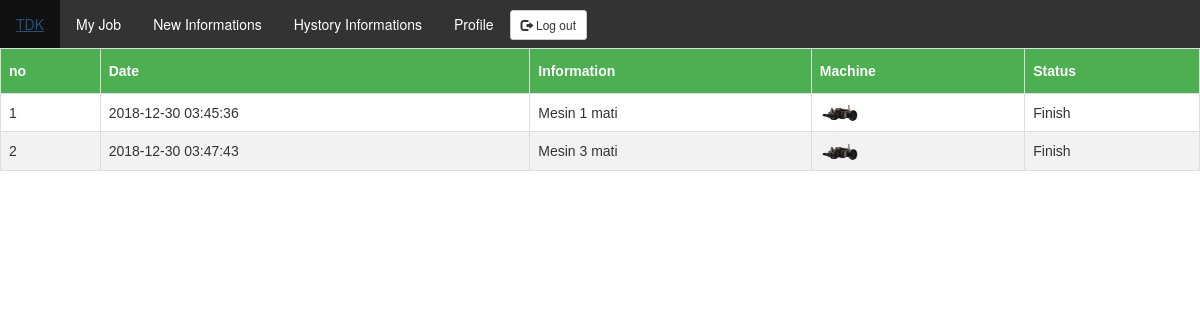
The app's page /hystroryinformations.php with its own data.
### tables this page shows
CREATE TABLE `tb_informations` (
  `id` int(11) NOT NULL,
  `date` timestamp NOT NULL DEFAULT CURRENT_TIMESTAMP ON UPDATE CURRENT_TIMESTAMP,
  `information` varchar(100) NOT NULL,
  `mechine` varchar(100) NOT NULL,
  `status` varchar(100) NOT NULL,
  `status_description` text NOT NULL,
  `finish_by` varchar(100) NOT NULL
);

### hystroryinformations.php (the view, shortened to what this page needs)
<!DOCTYPE html>
<html>
<head>
	<link rel="stylesheet" href="https://maxcdn.bootstrapcdn.com/bootstrap/3.3.7/css/bootstrap.min.css">
</head>
<body>
		<ul>
		<li><a href="dashboard.html">TDK </a></li>
		<li><a href="myjob.php">My Job</a></li>
		<li><a href="newinformations.php">New Informations</a></li>
		<li><a href="hystroryinformations.php">Hystory Informations</a></li>
		<li><a href="profile.php">Profile</a></li>
		<li style="padding-top:10px;">
        <a href="index.html" type="button" class="btn btn-default btn-sm">
          <span class="glyphicon glyphicon-log-out"></span> Log out
        </a>
      </li>
    </ul>
	<table id="hystroryinformations">
		<tr>
			<th>no</th>
			<th>Date</th>
			<th>Information</th>
			<th>Machine</th>
			<th>Status</th>
		</tr>
		<tr>
			<?php
			include "action/config.php";
			$sql="SELECT * FROM tb_informations";
			$result=mysqli_query($con,$sql);
			while($data=mysqli_fetch_array($result)){?>
			<tr>
			<td><?php echo $data['id']; ?></td>
			<td><?php echo $data['date']; ?></td>
			<td class="blink"><?php echo $data['information']; ?></td>
			<td class="blink"><img src="img/<?php echo $data['mechine'].".png";?>"></td>
			<td><?php echo $data['status']; ?></td>
		    </tr>
		  <?php  }
			?>
		</tr>
	</table>
</body>
</html>

### hystroryinformations.php (style rules this page uses)
#hystroryinformations { font-family: "Trebuchet MS", Arial, Helvetica, sans-serif; border-collapse: collapse; width: 100%; }
#hystroryinformations td, #hystroryinformations th { border: 1px solid #ddd; padding: 8px; }
#hystroryinformations tr:nth-child(even) { background-color: #f2f2f2; }
#hystroryinformations th { padding-top: 12px; padding-bottom: 12px; text-align: left; background-color: #4CAF50; color: white; }
.blink { text-decoration: blink; -webkit-animation-name: blinker; -webkit-animation-duration: 0.6s; -webkit-animation-iteration-count:infinite; -webkit-animation-timing-function:ease-in-out; -webkit-animation-direction: alternate; }
img { width:40px; height:20px; }
ul { list-style-type: none; margin: 0; padding: 0; overflow: hidden; background-color: #333; }
li { float: left; }
li a { display: block; color: white; text-align: center; padding: 14px 16px; text-decoration: none; }

### records on screen
tb_informations: id "1", date "2018-12-30 03:45:36", information "Mesin 1 mati", mechine (picture), status "Finish"
tb_informations: id "2", date "2018-12-30 03:47:43", information "Mesin 3 mati", mechine (picture), status "Finish"
